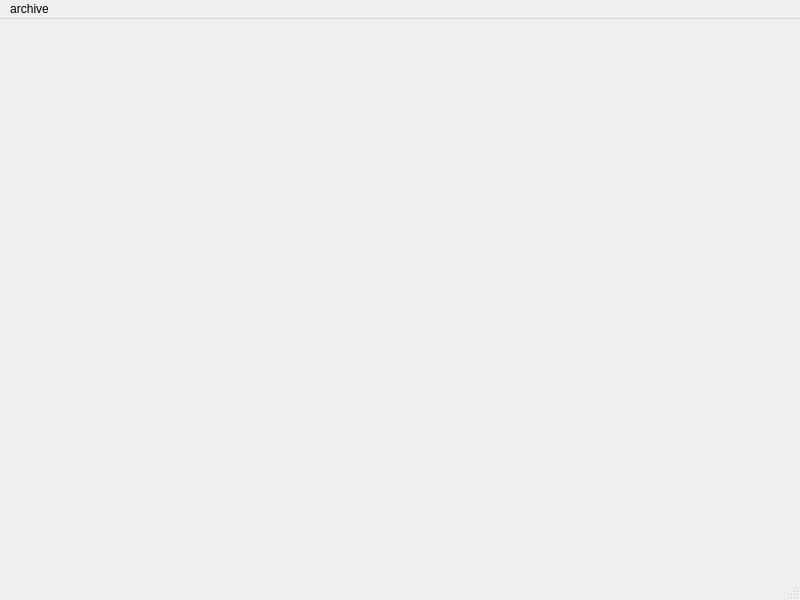
<?xml version="1.0" encoding="UTF-8"?>
<ui version="4.0">
 <class>icone</class>
 <widget class="QMainWindow" name="icone">
  <property name="geometry">
   <rect>
    <x>0</x>
    <y>0</y>
    <width>800</width>
    <height>600</height>
   </rect>
  </property>
  <property name="windowTitle">
   <string>MainWindow</string>
  </property>
  <widget class="QWidget" name="centralwidget"/>
  <widget class="QMenuBar" name="menubar">
   <property name="geometry">
    <rect>
     <x>0</x>
     <y>0</y>
     <width>800</width>
     <height>22</height>
    </rect>
   </property>
   <widget class="QMenu" name="menuarchive">
    <property name="title">
     <string>archive</string>
    </property>
   </widget>
   <addaction name="menuarchive"/>
  </widget>
  <widget class="QStatusBar" name="statusbar"/>
 </widget>
 <resources/>
 <connections/>
</ui>
